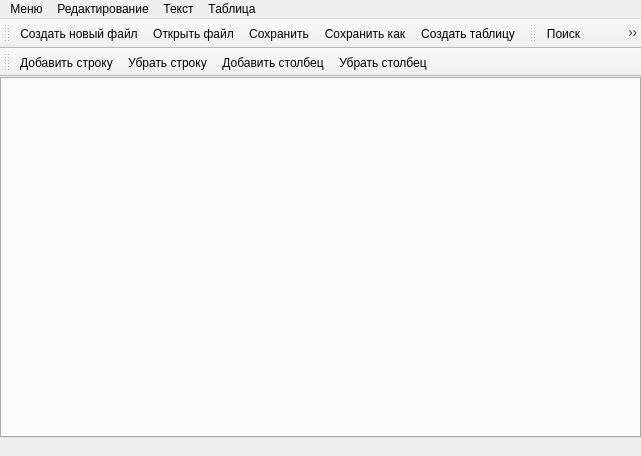
<?xml version="1.0" encoding="UTF-8"?>
<ui version="4.0">
 <class>MainWindow</class>
 <widget class="QMainWindow" name="MainWindow">
  <property name="geometry">
   <rect>
    <x>0</x>
    <y>0</y>
    <width>641</width>
    <height>456</height>
   </rect>
  </property>
  <property name="windowTitle">
   <string>MainWindow</string>
  </property>
  <widget class="QWidget" name="centralWidget">
   <widget class="QTabWidget" name="tabWidget">
    <property name="geometry">
     <rect>
      <x>0</x>
      <y>0</y>
      <width>641</width>
      <height>361</height>
     </rect>
    </property>
   </widget>
  </widget>
  <widget class="QMenuBar" name="menuBar">
   <property name="geometry">
    <rect>
     <x>0</x>
     <y>0</y>
     <width>641</width>
     <height>20</height>
    </rect>
   </property>
   <widget class="QMenu" name="menu">
    <property name="title">
     <string>Меню</string>
    </property>
    <addaction name="CreateNewFile"/>
    <addaction name="OpenFile"/>
    <addaction name="SaveFile"/>
    <addaction name="SaveFileAs"/>
   </widget>
   <widget class="QMenu" name="menu_2">
    <property name="title">
     <string>Редактирование</string>
    </property>
    <addaction name="Search"/>
    <addaction name="Replace"/>
    <addaction name="Clear"/>
    <addaction name="Undo"/>
    <addaction name="Copy"/>
    <addaction name="Paste"/>
    <addaction name="Cut"/>
    <addaction name="Redo"/>
   </widget>
   <widget class="QMenu" name="menu_3">
    <property name="title">
     <string>Текст</string>
    </property>
    <addaction name="Palette"/>
    <addaction name="FontAndSize"/>
   </widget>
   <widget class="QMenu" name="menu_4">
    <property name="title">
     <string>Таблица</string>
    </property>
    <addaction name="Table"/>
    <addaction name="AddRow"/>
    <addaction name="AddColumn"/>
    <addaction name="DeleteRow"/>
    <addaction name="DeleteColumn"/>
   </widget>
   <addaction name="menu"/>
   <addaction name="menu_2"/>
   <addaction name="menu_3"/>
   <addaction name="menu_4"/>
  </widget>
  <widget class="QToolBar" name="mainToolBar">
   <attribute name="toolBarArea">
    <enum>TopToolBarArea</enum>
   </attribute>
   <attribute name="toolBarBreak">
    <bool>false</bool>
   </attribute>
   <addaction name="CreateNewFile"/>
   <addaction name="OpenFile"/>
   <addaction name="SaveFile"/>
   <addaction name="SaveFileAs"/>
   <addaction name="Table"/>
  </widget>
  <widget class="QToolBar" name="toolBar">
   <property name="windowTitle">
    <string>toolBar</string>
   </property>
   <attribute name="toolBarArea">
    <enum>TopToolBarArea</enum>
   </attribute>
   <attribute name="toolBarBreak">
    <bool>false</bool>
   </attribute>
   <addaction name="Search"/>
   <addaction name="Replace"/>
   <addaction name="Clear"/>
   <addaction name="Undo"/>
   <addaction name="Redo"/>
   <addaction name="Copy"/>
   <addaction name="Paste"/>
   <addaction name="Cut"/>
   <addaction name="Palette"/>
   <addaction name="FontAndSize"/>
  </widget>
  <widget class="QToolBar" name="toolBar_2">
   <property name="windowTitle">
    <string>toolBar_2</string>
   </property>
   <attribute name="toolBarArea">
    <enum>TopToolBarArea</enum>
   </attribute>
   <attribute name="toolBarBreak">
    <bool>true</bool>
   </attribute>
   <addaction name="AddRow"/>
   <addaction name="DeleteRow"/>
   <addaction name="AddColumn"/>
   <addaction name="DeleteColumn"/>
  </widget>
  <action name="CreateNewFile">
   <property name="icon">
    <iconset resource="resources.qrc">
     <normaloff>:/res/images/icons/add-document _black.png</normaloff>:/res/images/icons/add-document _black.png</iconset>
   </property>
   <property name="text">
    <string>Создать новый файл</string>
   </property>
  </action>
  <action name="OpenFile">
   <property name="icon">
    <iconset resource="resources.qrc">
     <normaloff>:/res/images/icons/folder-open_black.png</normaloff>:/res/images/icons/folder-open_black.png</iconset>
   </property>
   <property name="text">
    <string>Открыть файл</string>
   </property>
  </action>
  <action name="SaveFile">
   <property name="icon">
    <iconset resource="resources.qrc">
     <normaloff>:/res/images/icons/save_black.png</normaloff>:/res/images/icons/save_black.png</iconset>
   </property>
   <property name="text">
    <string>Сохранить</string>
   </property>
  </action>
  <action name="SaveFileAs">
   <property name="icon">
    <iconset resource="resources.qrc">
     <normaloff>:/res/images/icons/save_as_black.png</normaloff>:/res/images/icons/save_as_black.png</iconset>
   </property>
   <property name="text">
    <string>Сохранить как</string>
   </property>
  </action>
  <action name="Search">
   <property name="icon">
    <iconset resource="resources.qrc">
     <normaloff>:/res/images/icons/search.png</normaloff>:/res/images/icons/search.png</iconset>
   </property>
   <property name="text">
    <string>Поиск</string>
   </property>
  </action>
  <action name="Replace">
   <property name="icon">
    <iconset resource="resources.qrc">
     <normaloff>:/res/images/icons/replace.png</normaloff>:/res/images/icons/replace.png</iconset>
   </property>
   <property name="text">
    <string>Замена</string>
   </property>
  </action>
  <action name="Clear">
   <property name="icon">
    <iconset resource="resources.qrc">
     <normaloff>:/res/images/icons/clear.png</normaloff>:/res/images/icons/clear.png</iconset>
   </property>
   <property name="text">
    <string>Очистить</string>
   </property>
  </action>
  <action name="Undo">
   <property name="icon">
    <iconset resource="resources.qrc">
     <normaloff>:/res/images/icons/undo.png</normaloff>:/res/images/icons/undo.png</iconset>
   </property>
   <property name="text">
    <string>Отменить</string>
   </property>
  </action>
  <action name="Copy">
   <property name="icon">
    <iconset resource="resources.qrc">
     <normaloff>:/res/images/icons/copy.png</normaloff>:/res/images/icons/copy.png</iconset>
   </property>
   <property name="text">
    <string>Копировать</string>
   </property>
  </action>
  <action name="Paste">
   <property name="icon">
    <iconset resource="resources.qrc">
     <normaloff>:/res/images/icons/paste.png</normaloff>:/res/images/icons/paste.png</iconset>
   </property>
   <property name="text">
    <string>Вставить</string>
   </property>
  </action>
  <action name="Cut">
   <property name="icon">
    <iconset resource="resources.qrc">
     <normaloff>:/res/images/icons/cut.png</normaloff>:/res/images/icons/cut.png</iconset>
   </property>
   <property name="text">
    <string>Вырезать</string>
   </property>
  </action>
  <action name="Redo">
   <property name="icon">
    <iconset resource="resources.qrc">
     <normaloff>:/res/images/icons/un-undo.png</normaloff>:/res/images/icons/un-undo.png</iconset>
   </property>
   <property name="text">
    <string>Переделать</string>
   </property>
  </action>
  <action name="Palette">
   <property name="icon">
    <iconset resource="resources.qrc">
     <normaloff>:/res/images/icons/palette.png</normaloff>:/res/images/icons/palette.png</iconset>
   </property>
   <property name="text">
    <string>Палитра</string>
   </property>
  </action>
  <action name="FontAndSize">
   <property name="icon">
    <iconset resource="resources.qrc">
     <normaloff>:/res/images/icons/text.png</normaloff>:/res/images/icons/text.png</iconset>
   </property>
   <property name="text">
    <string>Шрифт</string>
   </property>
  </action>
  <action name="Table">
   <property name="icon">
    <iconset resource="resources.qrc">
     <normaloff>:/res/images/icons/table-list.png</normaloff>:/res/images/icons/table-list.png</iconset>
   </property>
   <property name="text">
    <string>Создать таблицу</string>
   </property>
  </action>
  <action name="AddRow">
   <property name="icon">
    <iconset resource="resources.qrc">
     <normaloff>:/res/images/icons/row.png</normaloff>:/res/images/icons/row.png</iconset>
   </property>
   <property name="text">
    <string>Добавить строку</string>
   </property>
  </action>
  <action name="AddColumn">
   <property name="icon">
    <iconset resource="resources.qrc">
     <normaloff>:/res/images/icons/column.png</normaloff>:/res/images/icons/column.png</iconset>
   </property>
   <property name="text">
    <string>Добавить столбец</string>
   </property>
  </action>
  <action name="DeleteRow">
   <property name="icon">
    <iconset resource="resources.qrc">
     <normaloff>:/res/images/icons/delete row.png</normaloff>:/res/images/icons/delete row.png</iconset>
   </property>
   <property name="text">
    <string>Убрать строку</string>
   </property>
  </action>
  <action name="DeleteColumn">
   <property name="icon">
    <iconset resource="resources.qrc">
     <normaloff>:/res/images/icons/delete column.png</normaloff>:/res/images/icons/delete column.png</iconset>
   </property>
   <property name="text">
    <string>Убрать столбец</string>
   </property>
  </action>
 </widget>
 <layoutdefault spacing="6" margin="11"/>
 <resources>
  <include location="resources.qrc"/>
 </resources>
 <connections/>
</ui>
